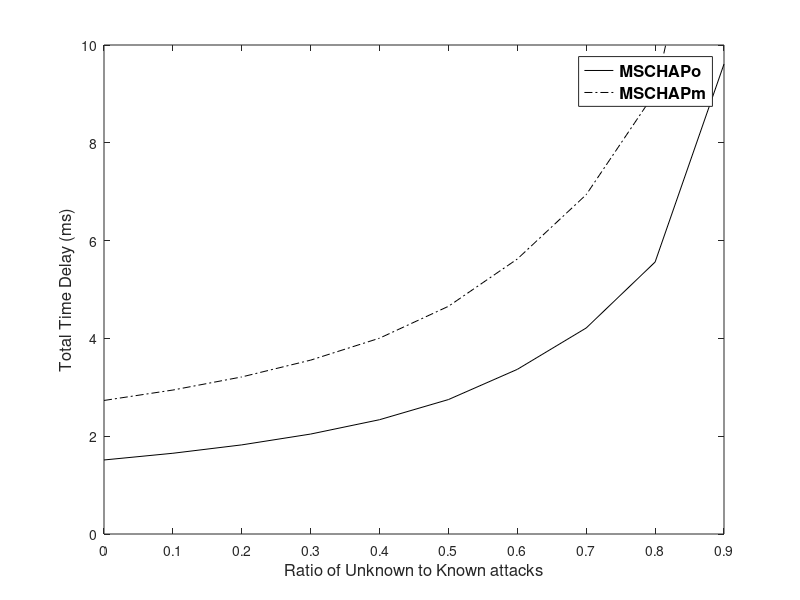

This chart was generated by the following MATLAB code:
clc;
clear;
 
tsha1= 0.0384; %sha1
tmd4= 0.0476; %md4
tsha256= 0.05;
tdese= 0.29165 %desencryption
tdesd= 0.29165 %desdecryption
trsae= 0.14285 %rsaencryption
trsad= 0.14285 %trsadecryption
 
%MS-CHAPV2 AUTHENTICATION
CHAPo_a = [tsha1+tmd4+3*tdese, trsad, tmd4+tsha1+tsha1, trsae, trsad];
CHAPo_b= [tsha1+tmd4+3*tdese, trsae, tmd4+tsha1+tsha1, trsad, trsae];
CHAPo=[tsha1+tmd4+3*tdese, tsha1+tmd4+3*tdese +3*tdesd, trsae, trsad tmd4+tsha1+tsha1, tmd4+tsha1+tsha1, trsae, trsad, trsae, trsad];
 
%total===============================
for tmp = 2:length(CHAPo_a);
    CHAPo_a (tmp)= CHAPo_a (tmp-1)+ CHAPo_a (tmp);        
end
 
for tmp = 2:length(CHAPo);
    CHAPo (tmp)= CHAPo (tmp-1)+ CHAPo (tmp);        
end
 
%MS-CHAPV2 AUTHENTICATION Modified
CHAPm_a = [2*trsad, 2*trsae+tsha1+tmd4+tdese+3*tdese, 2*trsad, tsha256, 2*trsae, 2*trsad];
CHAPm_b= [2*trsae, 2*trsad+tsha1+tmd4+tdese+3*tdese, 2*trsae, tsha256,2*trsad, 2*trsae];
CHAPm=[2*trsae,2*trsad, 2*trsae+tsha1+tmd4+tdese+3*tdese, 2*trsad+tsha1+tmd4+tdese+3*tdese, 2*trsae, 2*trsad, tsha256, tsha256,2*trsae,2*trsad, 2*trsae, 2*trsad ]
 
%total===============================
for tmp = 2:length(CHAPm_a);
    CHAPm_a (tmp)= CHAPm_a (tmp-1)+ CHAPm_a (tmp);        
end
 
for tmp = 2:length(CHAPm);
    CHAPm (tmp)= CHAPm (tmp-1)+ CHAPm (tmp);        
end
 
 
total_number = 100000;
unkown_attacks= 0;
y_mschapo = zeros(1,10);
y_mschapm= zeros(1,10);
left_time_mschapo= 0;
left_time_mschapm=0;
n=1;
 
for x=0:0.1:0.9
 
    left_time_mschapo= total_number*(1-x)*CHAPo_a(length(CHAPo_a));
    left_time_mschapm= total_number*(1-x)*CHAPm_a(length(CHAPm_a));
    
   unknown_attacks = uint16(total_number*x);
    
   unexpected_delay_mschapo = randi([1,length(CHAPo_a)],1,unknown_attacks); 
  unexpected_delay_mschapm = randi([1,length(CHAPm_a)],1,unknown_attacks);
  
   attack_total_delay_mschapo= 0;
    attack_total_delay_mschapm= 0;
 
    for i=1:unknown_attacks
 
attack_total_delay_mschapo = attack_total_delay_mschapo + CHAPo_a(unexpected_delay_mschapo(i));
attack_total_delay_mschapm=attack_total_delay_mschapm+CHAPm_a(unexpected_delay_mschapm(i));
 
    end
 
    y_mschapo(n)=(left_time_mschapo+attack_total_delay_mschapo)/(total_number*(1-x));
    y_mschapm(n)=(left_time_mschapm+attack_total_delay_mschapm)/(total_number*(1-x));
    
    n=n+1;
end
 
x=0:0.1:0.9;
%figure;
plot(x,y_mschapo,'-k', x, y_mschapm,'-.k');
set(gca,'XTick',0:0.1:1);
set(gca, 'xticklabel', {'0','0.1','0.2','0.3','0.4','0.5','0.6','0.7','0.8','0.9','1'});
% title('Delay','fontsize',12);
xlabel('Ratio of Unknown to Known attacks','fontsize',12);
ylabel('Total Time Delay (ms)','fontsize',12);
legend({'MSCHAPo', 'MSCHAPm'},'FontSize',12,'FontWeight','bold');
axis([0,0.9,0,10]);
 
